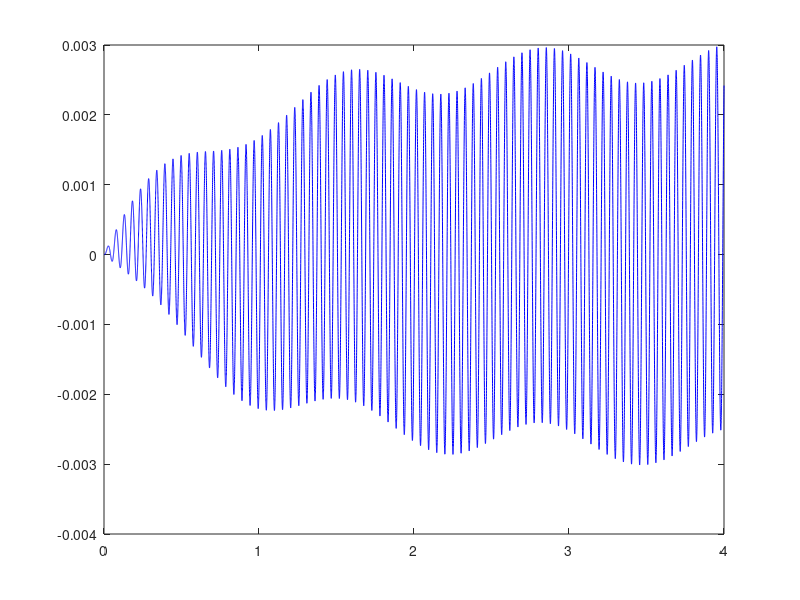

Recreate this plot in MATLAB.
function parcialTarde

g = load('p1_3k9_01.txt');

t0=0; x1=0; x2=0;

w=1;

A11=0;A12=1;A21=-14400;A22=-2.4;

b1=0; b2=1;

dt=0.0002; % esto es 1/fs con fs= 5000

tf = (length(g)-1)*dt;

A = zeros(2,2);
A(1,1)=A11;
A(1,2)=A12;
A(2,1)=A21;
A(2,2)=A22;

y = zeros(2,length(g));

b = zeros(2,1);
b(1,1)= b1;
b(2,1)= b2;

t= t0:dt:tf;

y(1,1)=x1;
y(2,1)=x2;

it=0;
it2=0;
derivada = zeros(1,length(t));

for i=1:length(t)-1

   g_t = g(i);

   t(i+1) = t(i) +dt;

   k1 = dt*(A*y(:,i)+b*g_t);

   k2 = dt*(A*(y(:,i)+k1/2*w)+b*g_t);

   y(:,i+1)= y(:,i)+k2;

   it = it + (dt/2) * (y(1,i)^2+y(1,i+1)^2); % I11

   derivada(1,i+1) = (y(1,i)-y(1,i+1))/dt; %derivada

   it2= it2 + (dt/2)*(derivada(1,i)^2+derivada(1,i+1)^2); %I22
endfor


figure(1)
plot(t,y(1,:),'b')

disp(['x1(t1) = ', num2str(y(1,5001), '%.3f')])
disp(['x2(t1) = ', num2str(y(2,5001), '%.3f')])
disp(" ")
endfunction

